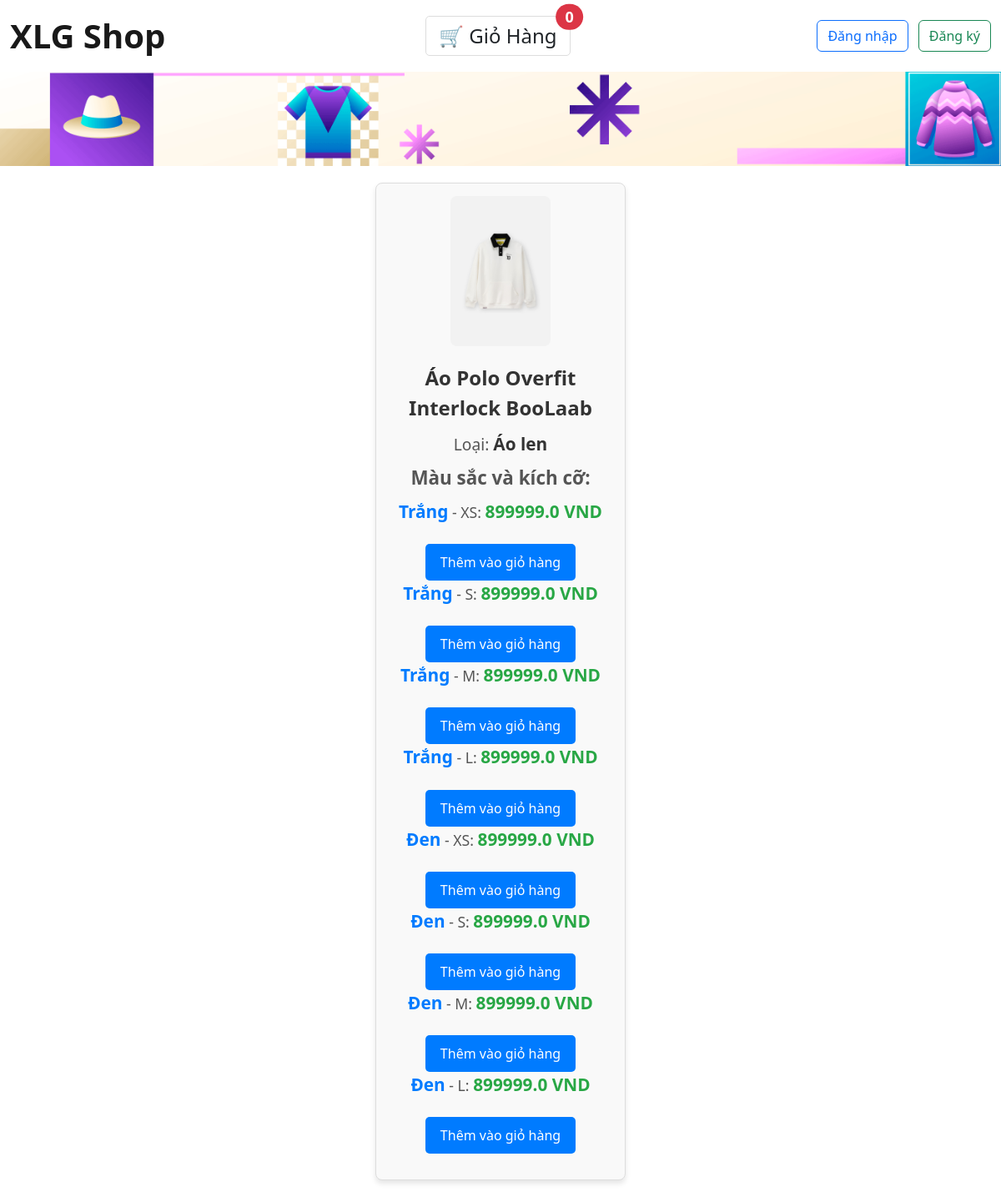
The app's page /view/details/0002a with its own data.
### home/models.py (models this page shows, shortened)
class Item(models.Model):
    id = models.CharField("ID", max_length=5, primary_key=True)
    name = models.CharField("Name", max_length=50, blank=False, null=False)
    category = models.ForeignKey(Category, on_delete=models.RESTRICT, blank=False, null=False)
    add_date = models.DateTimeField("Time Added")
    description = models.CharField("Description", max_length=200, default="", blank=True, null=True)
    img_path = models.CharField("Path to item's image", max_length=50, default="", blank=True, null=True)

class Category(models.Model):
    name = models.CharField("Name", max_length=20, primary_key=True)
    def __str__(self):
        return self.name

class ItemSpecification(models.Model):
    item = models.ForeignKey(Item, on_delete=models.CASCADE, blank=False, null=False)
    size = models.CharField("Size", max_length=3, blank=False, null=False)
    color = models.CharField("Color", max_length=20, blank=False, null=False)
    price = models.FloatField("Price", blank=False, null=False)
    available_qty = models.IntegerField("Amount in stock", default=0, blank=True, null=True)
    sold_qty = models.IntegerField("Amount sold", default=0, blank=True, null=True)
    class Meta:
        constraints = [
            models.UniqueConstraint(
                fields=['item', 'size', 'color'], name='primary_key'
            ),
            models.CheckConstraint(
                condition=models.Q(available_qty__gte=0), name='available_qty_nonnegative'
            ),
            models.CheckConstraint(
                condition=models.Q(sold_qty__gte=0), name='sold_qty_nonnegative'
            ),
            models.CheckConstraint(
                condition=models.Q(price__gte=0), name='price_nonnegative'
            )
        ]

### home/views.py (the view)
# urls.py: path("view/details/<str:item_id>", views.details, name="details"),
def details(request, item_id):
    try:
        item = get_object_or_404(Item, id=item_id)
    except:
        item = None
    if item is not None:
        try:
            available_specs = get_list_or_404(ItemSpecification, item=item)
        except:
            available_specs = None
    else:
        available_specs = None
    context = {
        'item': item,
        'available_specs': available_specs
    }
    return render(request, "home/details.html", context)

### home/templates/home/details.html (shortened to what this page needs)
{% load static %}
<!DOCTYPE html>
<html lang="en">
<head>
    <link rel="stylesheet" href="https://cdn.jsdelivr.net/npm/bootstrap@5.2.3/dist/css/bootstrap.min.css">
    <link rel="stylesheet" href="{% static 'css/details_style.css' %}">
</head>
<body>
    <nav class="navbar navbar-expand-lg">
        <div class="container-fluid d-flex justify-content-between align-items-center">
            <a class="navbar-brand fw-bold" href="{% url 'index' %}" style="font-weight: bold;">XLG Shop</a>
            <div class="nav-buttons">
                <button id="cart-button" class="btn btn-outline-dark btn-lg position-relative" onclick="toggleCart()">
                    🛒 Giỏ Hàng
                    <span id="cart-count" class="position-absolute top-0 start-100 translate-middle badge rounded-pill bg-danger">0</span>
                </button>
            </div>
            <div>
                {% if not user.is_authenticated %}
                    <button class="btn btn-outline-primary me-2" type="button" onclick="window.location.href = '/login';">Đăng nhập</button>
                    <button class="btn btn-outline-success" type="button" onclick="window.location.href = '/register';">Đăng ký</button>
                {% else %}
                    <p>Xin chào, {{user.username}}</p>
                    <button class="btn btn-outline-primary me-2" type="button" onclick="window.location.href = '/logout';">Đăng xuất</button>
                {% endif %}
            </div>
        </div>
    </nav>
    <header class="bg-dark text-white">
        <div class="container-fluid p-0">
            <img src="{% static 'img/newmoi.png' %}" alt="Description of image" style="width: 100%; height: auto;">
        </div>
    </header>
    {% if item %}
    <div class="item-box">
        <div class="item-image">
            <img src="{% static item.img_path %}" alt="{{ item.name }}" />
        </div>
        <div class="item-info">
            <p class="item-title">{{ item.name }}</p>
            <ul class="item-details">
                <li>Loại: <span class="item-category">{{ item.category }}</span></li>
                {% if available_specs %}
                    <li style="font-size: 1.4rem; font-weight: bold;">Màu sắc và kích cỡ:</li>
                    <ul class="spec-list">
                        {% for spec in available_specs %}
                            <li>
                                <span class="spec-color">{{ spec.color }}</span> -
                                <span class="spec-size">{{ spec.size }}</span>:
                                <span class="spec-price">{{ spec.price }} VND</span>
                            </li>
                            <button class="buy-now-btn" onclick="handleBuyNow('{{spec.item.name}}, {{spec.color}}, {{spec.size}}', {{ spec.price }});">
                                Thêm vào giỏ hàng
                            </button>
                        {% endfor %}
                    </ul>
                {% else %}
                    <li>Hiện chưa có thông tin nào cho sản phẩm này.</li>
                {% endif %}
            </ul>
        </div>
    </div>
    {% else %}
    <p>Không tìm thấy sản phẩm!</p>
    {% endif %}
</body>
</html>

### home/static/css/details_style.css (style rules this page uses)
.item-box { border: 1px solid #ddd; border-radius: 8px; padding: 15px; background-color: #f9f9f9; width: 300px; height: auto; margin: 20px auto; display: flex; flex-direction: column; align-items: center; justify-content: space-between; box-shadow: 0 4px 6px rgba(0, 0, 0, 0.1); }
.item-image img { max-width: 100%; max-height: 180px; border-radius: 8px; object-fit: cover; margin-bottom: 10px; }
.item-title { font-size: 1.5rem; font-weight: bold; text-align: center; color: #333; margin: 10px 0; }
.item-details { list-style-type: none; padding: 0; font-size: 1.2rem; color: #555; text-align: center; }
.item-details li { margin-bottom: 8px; }
.spec-list { list-style-type: none; padding: 0; margin: 5px 0; font-size: 1.1rem; }
.spec-color { font-weight: bold; color: #007bff; font-size: 1.3rem; }
.spec-price { color: #28a745; font-weight: bold; font-size: 1.3rem; }
.item-category { font-size: 1.3rem; font-weight: bold; color: #333; }
.buy-now-btn { display: inline-block; padding: 10px 18px; font-size: 1rem; color: white; background-color: #007bff; border: none; border-radius: 5px; cursor: pointer; transition: background-color 0.3s, transform 0.2s; margin-top: 15px; }
.navbar { background: f7dcb0; }
.navbar-brand { font-weight: bold; font-size: 2.5rem; }
.nav-buttons { display: flex; gap: 10px; }
.nav-buttons .btn { padding: 5px 15px; font-size: 1rem; border: 1px solid #ddd; border-radius: 5px; transition: background-color 0.3s, color 0.3s; }
#cart-button { font-size: 1.5rem; padding: 5px 15px; }

### records on screen
Item: img_path (picture), name "Áo Polo Overfit Interlock BooLaab", category "Áo len"
ItemSpecification: color "Trắng", size "XS", price "899999.0"
ItemSpecification: color "Trắng", size "S", price "899999.0"
ItemSpecification: color "Trắng", size "M", price "899999.0"
ItemSpecification: color "Trắng", size "L", price "899999.0"
ItemSpecification: color "Đen", size "XS", price "899999.0"
ItemSpecification: color "Đen", size "S", price "899999.0"
ItemSpecification: color "Đen", size "M", price "899999.0"
ItemSpecification: color "Đen", size "L", price "899999.0"
